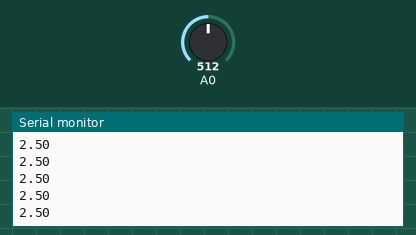
Recording of a sketch running on a simulated Arduino Uno, built with avr-gcc and run on an emulated ATmega328P. On the bench: the last lines printed to the serial monitor. The test bench sets the inputs (shaded band); at power-on: A0 = 512.

Above: at 1.2 s.
1.3 s: A0 set to 716
At 1.68 s:
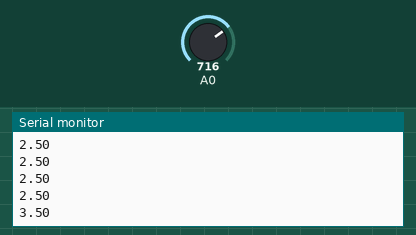
2.8 s: A0 set to 900
At 2.94 s:
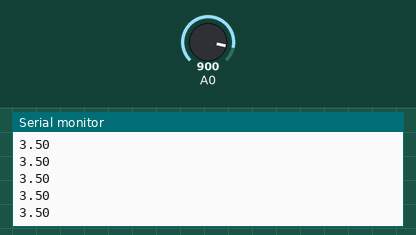
Timing chart, 0 to 5.8 s (numbered marks = the images above; inputs shaded):
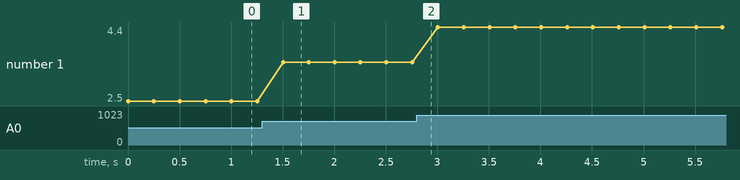

The sketch:

3.Measure_voltage_by_analogRead__.ino
```cpp
int ar;
float V;

void setup() {
  // put your setup code here, to run once:
pinMode(A0,INPUT);
Serial.begin(2000000);
}

void loop() {
  // put your main code here, to run repeatedly:
ar=analogRead(A0);
V=(5./1023.)*ar;
Serial.println(V);
delay(250);
}
```

Measured:
- after the input at 1.3 s, the serial monitor: prints a new line after 0.20 s (image 1)
- plotted number 1: 2.5 → 3.5 after the input at 1.3 s, 3.5 → 4.4 after the input at 2.8 s
